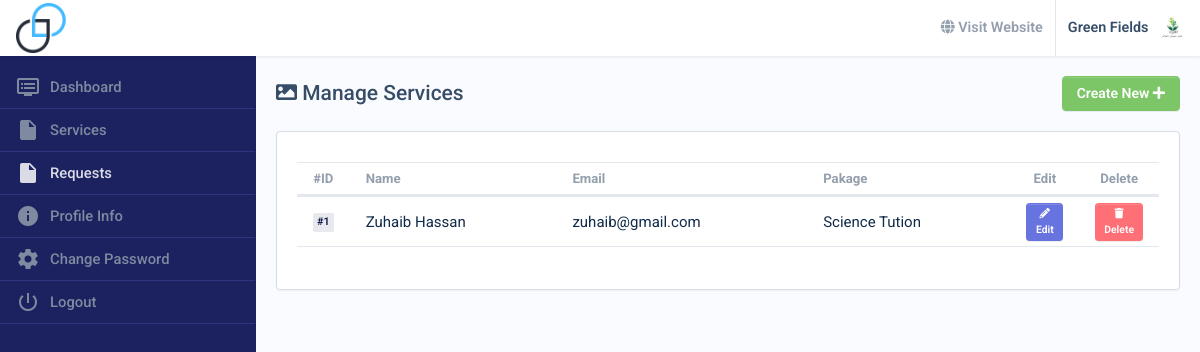
Screenshot of /user/requests (signed in) with the database file from the repository.
### tables this page shows
CREATE TABLE `tbl_requests` (
  `req_id` int(11) NOT NULL,
  `req_sender_name` varchar(100) DEFAULT NULL,
  `req_sender_email` varchar(100) DEFAULT NULL,
  `req_sender_phone` varchar(20) DEFAULT NULL,
  `req_subject` varchar(255) DEFAULT NULL,
  `req_message` varchar(255) DEFAULT NULL,
  `req_status` int(1) NOT NULL,
  `req_accept` int(1) NOT NULL,
  `req_order` int(11) NOT NULL,
  `req_sender_id` int(1) NOT NULL DEFAULT 0,
  `user_id` int(11) NOT NULL,
  `us_id` int(11) NOT NULL,
  `req_type` varchar(255) DEFAULT NULL,
  `req_duration` varchar(255) DEFAULT NULL
);

CREATE TABLE `tbl_user_services` (
  `us_id` int(11) NOT NULL,
  `us_slug` varchar(255) DEFAULT NULL,
  `us_title` varchar(255) DEFAULT NULL,
  `us_pkg` varchar(11) DEFAULT NULL,
  `user_id` int(11) NOT NULL,
  `us_ext_charges` varchar(255) DEFAULT NULL,
  `us_detail` text DEFAULT NULL,
  `us_image` varchar(255) DEFAULT NULL,
  `us_status` int(1) NOT NULL,
  `us_order` int(11) NOT NULL
);

### includes/conn.php (called while the page is built, shortened)
<?php session_start();
if ($_SERVER['HTTP_HOST'] != 'localhost') {
    $hostname_dbconn = "localhost";
    $rating_dbname = "public";
    $username_dbconn = "root";
    $password_dbconn = '';
    $path = "http://localhost/public-facilitation-center/";
} else {
    $path = "http://localhost/public-facilitation-center/";
}

### user/codes/requests.php (called while the page is built, shortened)
<?php
$page_uri = 'requests';

### includes/baseFunctions.php (called while the page is built, shortened)
<?php
function fetch($ex)
{
    return $ex->fetch_array();
}
function fetch_assoc($ex)
{
    return $ex->fetch_assoc();
}
function getList($query)
{
    global $conn;
    $ex = $conn->query($query) or die($query);
    if (mysqli_num_rows($ex) > 0) {
        return $ex;
    }
    return false;
}
function getPaging($table, $where, $limit, $tpage, $seprater, $pager)
{
    global $conn;
    $tbl_name = $table;
    $query = "SELECT COUNT(*) as num FROM $tbl_name $where";
    $total_pages_ex = $conn->query($query) or die(mysqli_error($conn));
    $total_pages_rs = $total_pages_ex->fetch_array();
    $total_pages = $total_pages_rs['num'];
    $page = $pager;
    if ($page)
        $start = ($page - 1) * $limit;
    else
        $start = 0;
    $sql = "SELECT * from $tbl_name $where  LIMIT $start, $limit";
    if ($page == 0)
        $page = 1;
    $lastpage = ceil($total_pages / $limit);
    $pagination = "";
    return array($sql, $pagination);
}
?>

### includes/siteFunctions.php (called while the page is built, shortened)
<?php
function getUserPakage($id)
{
    $output = array();
    if ($ex = getList("SELECT * FROM tbl_user_services WHERE `us_id`='$id' AND us_status='1' ")) {
        $output = fetch_assoc($ex);
    }
    return $output['us_title'];
}

### user/pages/requests.php (the view, shortened to what this page needs)
<?php if ($_REQUEST['mode'] == 'update' || $_REQUEST['mode'] == 'add') {
$user_id = $_SESSION['user_id'];
?>
    <link href="https://cdn.jsdelivr.net/npm/summernote@0.8.18/dist/summernote.min.css" rel="stylesheet">
    <div class="mdk-header-layout__content">
        <div class="mdk-drawer-layout js-mdk-drawer-layout" data-push data-responsive-width="992px">
            <div class="mdk-drawer-layout__content page">
                <div class="container-fluid  page__heading-container">
                    <div class="page__heading">
                        <h4 class="m-0"><i class="fa fa-image"></i> Manage Service <i class="fa fa-chevron-right"></i> Create / Update</h4>
                    </div>
                </div>
                <div class="container-fluid page__container">
                    <form action="" id="form1" method="post" class="form-horizontal" enctype="multipart/form-data">
                        <div class="card card-form">
                            <div class="row no-gutters">
                                <div class="col-lg-10 offset-1 card-form__body card-body">
                                    <?= formText('Name', 'req_sender_name', $data['req_sender_name']) ?>
                                    <?= formText('Email', 'req_sender_email', $data['req_sender_email']) ?>
                                    <?= formText('Phone', 'req_sender_phone', $data['req_sender_phone']) ?>
                                    <?= formText('Subject', 'req_subject', $data['req_subject']) ?>
                                    <?= formTextArea('Message', 'req_message', $data['req_message'],3) ?>
                                    <?= formText('Type', 'req_type', $data['req_type']) ?>
                                    <?= formText('Duration', 'req_duration', $data['req_duration']) ?>
                                    <div class="form-group">
                                    <label for="field">Status</label>
                                    <select name="req_status" id="list_status" class="form-control">
                                        <option value="1"
                                            <?= ($data['req_status'] == '1' ? 'selected="selected"' : ''); ?>>Completed
                                        </option>
                                        <option value="0"
                                            <?= ($data['req_status'] == '0' ? 'selected="selected"' : ''); ?>>Pending
                                        </option>
                                    </select>
                                </div>
                                <div class="form-group">
                                    <label for="field">Approval</label>
                                    <select name="req_accept" id="list_status" class="form-control">
                                        <option value="1"
                                            <?= ($data['req_accept'] == '1' ? 'selected="selected"' : ''); ?>>Accepted
                                        </option>
                                        <option value="0"
                                            <?= ($data['req_accept'] == '0' ? 'selected="selected"' : ''); ?>>Pending
                                        </option>
                                    </select>
                                </div>
                                <div class="form-group">
                                    <label for="user">Pakage</label>
                                    <select name="us_id" id="us_id" class="form-control">
                                        <?php
                                            $service_qry =  "SELECT * FROM tbl_user_services  WHERE us_status='1' AND `user_id` = $user_id ORDER BY us_order ASC";
                                            $service_exe = $conn->query($service_qry) or die(mysqli_error($conn));
                                            while ($service = $service_exe->fetch_array()) {
                                                $us_id = $service['us_id'];
                                            ?>
                                        <option value="<?= $us_id ?>"
                                            <?= ($data['us_id'] == $service['us_id'] ? 'selected="selected"' : ''); ?>>
                                            <?= $service['us_title'] ?>
                                        </option>
                                        <?php } ?>
                                    </select>
                                </div>
                                    <div class="form-check bg-white text-dark m-0">
                                        <input type="checkbox" name="terms" required class="form-check-input" id="terms">
                                        <label class="form-check-label text-dark" for="terms">
                                            I agree with the <a class="pri-text" target="_blank" href="<?= $path ?>terms-conditions"><strong>terms and
                                                    conditions</strong></a>
                                            and <a class="pri-text" target="_blank" href="<?= $path ?>privacy-policy"><strong>privacy policy</strong></a>.
                                            .
                                        </label>
                                    </div>
                                </div>
                            </div>
                            <div class="text-center mb-3">
                                <hr>
                                <a href="<?= $path ?>user/<?= $page_uri ?>" class=" btn btn-default btn-lg mr-3"> <i class="fa fa-arrow-left"></i> Cancel</a>
                                <button type="submit" name="submit1" class=" btn btn-primary btn-lg"> <i class="fa fa-save"></i> Save</button>
                            </div>
                        </div>
                    </form>
                </div>
            </div>
            <?php include_once("pages/shared/sidebar.php"); ?>
        </div>
    </div>
    <script src="https://cdn.jsdelivr.net/npm/summernote@0.8.18/dist/summernote.min.js"></script>
    <script>
        $(document).ready(function() {
            $("#editor1").summernote();
        })
    </script>
<?php
} else {
?>
    <link rel="stylesheet" href="https://cdn.datatables.net/1.11.2/css/dataTables.bootstrap4.min.css">
    <div class="mdk-header-layout__content">
        <div class="mdk-drawer-layout js-mdk-drawer-layout" data-push data-responsive-width="992px">
            <div class="mdk-drawer-layout__content page">
                <div class="container-fluid page__container">
                    <div class="page__heading d-flex align-items-center">
                        <div class="flex">
                            <h4 class="m-0"><i class="fa fa-image"></i> Manage Services</h4>
                        </div>
                        <a href="<?= $path ?>user/<?= $page_uri; ?>?mode=add" class="btn btn-success ml-3">Create New <i class="fa fa-plus"></i></a>
                    </div>
                    <div class="card">
                        <div class="card-body py-4">
                            <form name="updateForm" id="updateForm" action="" method="post">
                                <table class="table table-responsive dataTable">
                                    <thead>
                                        <tr>
                                            <th style="width: 3%;" class="text-center">#ID</th>
                                            <th>Name</th>
                                            <th>Email</th>
                                            <th>Pakage</th>
                                            <th style="width: 8%;" class="text-center">Edit</th>
                                            <th style="width: 8%;" class="text-center">Delete</th>
                                        </tr>
                                    </thead>
                                    <tbody class="list" id="listingTable">
                                        <?php
                                        $sr = 1;
                                        $user_id = $_SESSION['user_id'];
                                        $paging = getPaging('tbl_requests', "WHERE user_id=$user_id ORDER BY req_order DESC", 20, $_REQUEST['page'], '?', $_GET['pager']);
                                        if ($rlist_pages = getList($paging[0])) {
                                            while ($row = fetch($rlist_pages)) {
                                        ?>
                                                <tr>
                                                    <td>
                                                        <div class="badge badge-soft-dark">#<?= $sr++ ?></div>
                                                    </td>
                                                    <td><?= stripslashes($row['req_sender_name']); ?></td>
                                                    <td><?= stripslashes($row['req_sender_email']); ?></td>
                                                        <td><?= stripslashes(getUserPakage($row['us_id'])); ?></td>
                                                    <td class="text-center">
                                                        <a href="<?= $path ?>user/<?= $page_uri; ?>?mode=update&code=<?= $row['req_id'] ?><?= $pager; ?>" class="btn btn-sm btn-primary"><i class="fa fa-pencil-alt"></i> Edit</a>
                                                    </td>
                                                    <td class="text-center">
                                                        <a href="<?= $path; ?>user/<?= $page_uri; ?>?mode=delete&code=<?= $row['req_id'] ?>" class="btn btn-sm btn-danger " onclick="return confirm('Are you sure you want to delete this service?');"><i class="fa fa-trash"></i> Delete</a>
                                                    </td>
                                                </tr>
                                            <?php
                                            }
                                            ?>
                                            <tr>
                                                <td colspan="12">
                                                </td>
                                            </tr>
                                        <?php
                                        } else {
                                        ?>
                                            <tr>
                                                <td colspan="12" class="text-center">No Record Found</td>
                                            </tr>
                                        <?php } ?>
                                    </tbody>
                                </table>
                        </div>
                    </div>
                </div>
            </div>
            <?php include_once("pages/shared/sidebar.php"); ?>
        </div>
    </div>
<?php }
?>

### user/index.php (style rules this page uses)
.layout-default { width: 100%; height: auto; }

### rows the page displays
tbl_requests: req_sender_name "Zuhaib Hassan", req_sender_email "zuhaib@gmail.com", us.us_title "Science Tution"

### other values shown
$_SESSION['user_name'] "Green Fields"
